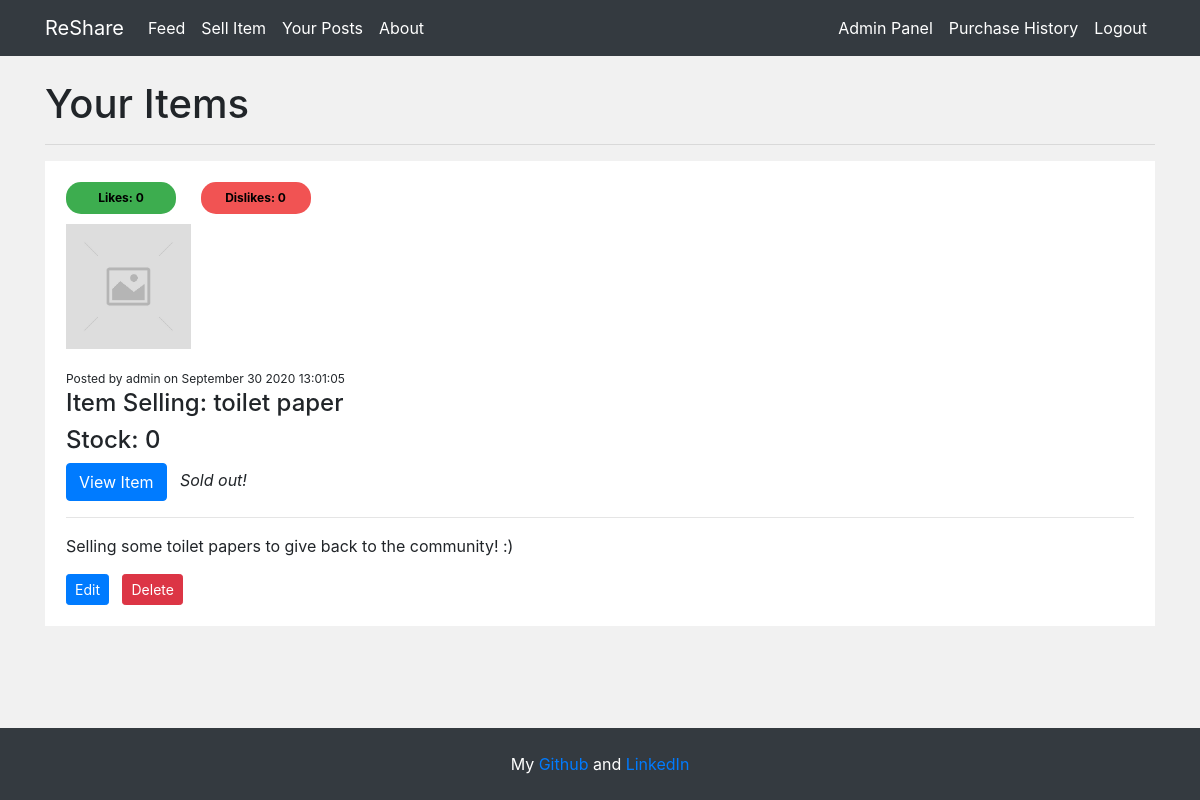
Page /user/post (signed in) on the committed database.
### app/models.py (models this page shows, shortened)
class PostData(db.Model):
    id = db.Column(db.Integer, primary_key=True)
    item = db.Column(db.String(20), nullable=False) # TODO
    stock = db.Column(db.Integer, nullable=False)
    content = db.Column(db.Text, nullable=False)
    author = db.Column(db.String(20), nullable=False, default='Unknown')
    date = db.Column(db.DateTime, nullable=False, default=datetime.now)
    likes = db.Column(db.Integer, nullable=False, default=0)
    dislikes = db.Column(db.Integer, nullable=False, default=0)
    img = db.Column(db.String(20), nullable=False, default='placeholder.jpg')

### app/routes.py (the view)
@app.route('/user/post')
@login_required
def user_posts():
    feed_posts = PostData.query.filter_by(author=current_user.username).order_by(PostData.likes.desc()).all()
    return render_template("posts.html", feed=feed_posts)

### app/models.py (called while the page is built)
@login_manager.user_loader
def load_user(user_id):
    return UserData.query.get(int(user_id))

### app/templates/posts.html (shortened to what this page needs)
{% extends 'base.html' %}
{% block body %}
<h1>Your Items</h1>
<hr />
  {% if feed %}
    {% for post in feed %}
      <div id="{{post.id}}" class="post-container">
        {% if current_user.is_authenticated %}
        <div class="like-bar">
        {% else %}
        <div class="like-bar-view">
        {% endif %}
          <button class="upvote">Likes: {{post.likes}}</button>
          <button class="devote">Dislikes: {{post.dislikes}}</button>
        </div>
        <div>
          <img class="post-img" src="{{url_for('static', filename='images/' + post.img)}}" />
        </div>
        <div id="{{post.id}}">
          <small>Posted by {{post.author}} on </small>
          <small class="publish-date">{{post.date}}</small>
          <h4>Item Selling: {{post.item}}</h4>
          <h4>Stock: {{post.stock}}</h4>
          <a class="btn btn-primary" href="{{url_for('display_post', id=post.id)}}">
            View Item
          </a>
          {% if post.stock == 0 %}
            <i>Sold out!</i>
          {% endif %}
          <hr />
          <p style="white-space: pre-wrap">{{post.content}}</p>
            {% if current_user.username == post.author or current_user.username == "admin" %}
            <a
              href="{{url_for('edit_post', id=post.id)}}"
              class="btn btn-primary btn-sm">
              Edit
            </a>
            <a
              href="{{url_for('delete_post', id=post.id)}}"
              class="btn btn-danger btn-sm">
              Delete
            </a>
          {%endif%}
        </div>
      </div>
      <br/>
    {% endfor %}
  {% else %}
    <i> No items for sale</i>
    <br />
  {% endif %}
{% endblock %}

### app/static/main.css (style rules this page uses)
.upvote, .devote { padding: 7px; margin-right: 20px; margin-bottom: 10px; border-radius: 15px; width: 110px; font-size: 12px; font-weight: bold; border: none; }
.upvote { background-color: #3dad4f; }
.devote { background-color: #f15353; }
small { font-size: 12px; }
.post-container { padding: 20px; border: 1px solid white; background-color: white; }
.post-img { height: 125px; width: 125px; margin-right: 20px; margin-bottom: 16px; }

### rows in the picture
PostData: likes "0", dislikes "0", img (placeholder picture), author "admin", item "toilet paper", stock "0", shows "Sold out!", content "Selling some toilet papers to give back to the community! :)"
